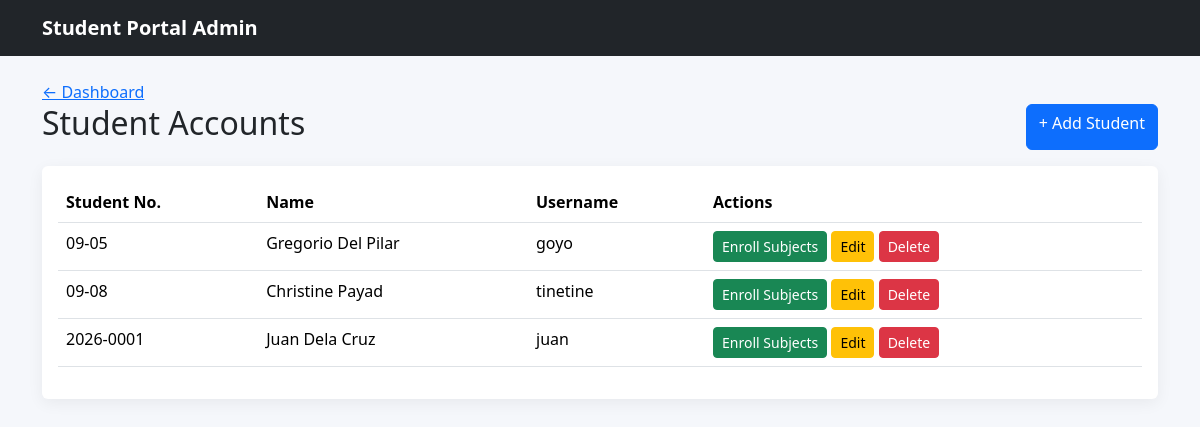
/tine/admin/students/index.php (signed in), run on the app's committed database.
### tables this page shows
CREATE TABLE `users` (
  `id` int(11) NOT NULL,
  `student_no` varchar(30) DEFAULT NULL,
  `full_name` varchar(100) NOT NULL,
  `username` varchar(50) NOT NULL,
  `password` varchar(255) NOT NULL,
  `role` enum('admin','student') NOT NULL DEFAULT 'student'
);

### tine/admin/students/index.php (the view, shortened to what this page needs)
<?php
 include "../../config/database.php";
 $sql = "SELECT * FROM  users WHERE role ='student' ORDER BY  id  DESC";
$result = mysqli_query($conn, $sql);
?>
<!doctype html>
<html lang="en">
<head>
    <link
        href="../../assets/vendor/bootstrap/css/bootstrap.min.css"
        rel="stylesheet"
    >
    <link
        href="../../assets/css/style.css"
        rel="stylesheet"
    >
</head>
<body>
    <nav class="navbar navbar-dark bg-dark">
        <div class="container">
            <a
                class="navbar-brand"
                href="dashboard.html"
            >
                Student Portal Admin
            </a>
        </div>
    </nav>
    <div class="container py-4">
                <a href="../dashboard.php">
                    ← Dashboard
                </a>
        <div class="d-flex justify-content-between mb-3">
            <div>
                <h2>Student Accounts</h2>
            </div>
            <a
                class="btn btn-primary"
                href="create.php"
            >
                + Add Student
            </a>
        </div>
        <div class="card">
            <div class="card-body">
                <table class="table table-hover">
                    <thead>
                        <tr>
                            <th>Student No.</th>
                            <th>Name</th>
                            <th>Username</th>
                            <th>Actions</th>
                        </tr>
                    </thead>
                    <tbody>
                         <?php
                         while($row = mysqli_fetch_assoc($result)){
                         ?>
                        <tr>
                            <td><?php echo htmlspecialchars($row["student_no"]);?></td>
                            <td>
                                <?php echo htmlspecialchars($row["full_name"]);?>
                            </td>
                            <td>
                             <?php echo htmlspecialchars($row["username"]);?>
                            </td>
                            <td>
                                <a
                                    class="btn btn-success btn-sm"
                                    href="enroll.html"
                                >
                                    Enroll Subjects
                                </a>
                                <a
                                    class="btn btn-warning btn-sm"
                                    href="edit.php?id=<?php echo $row['id'];?>"
                                >
                                    Edit
                                </a>
                                <a
                                    class="btn btn-danger btn-sm"
                                    href="delete.php?id=<?php echo $row['id'];?>"
                                    onclick="return confirm('Are you sure you want to delete this record?')"
                                >
                                    Delete
                                </a>
                            </td>
                        </tr><?php
                                   }
                             ?>
                    </tbody>
                </table>
            </div>
        </div>
    </div>
</body>
</html>

### tine/assets/css/style.css (style rules this page uses)
body { background: #f5f7fb; }
.navbar-brand { font-weight: 700; }
.card { border: 0; box-shadow: 0 0.25rem 1rem rgba(0,0,0,.06); }

### data on the page
users: student_no "09-05", full_name "Gregorio Del Pilar", username "goyo"
users: student_no "09-08", full_name "Christine Payad", username "tinetine"
users: student_no "2026-0001", full_name "Juan Dela Cruz", username "juan"
